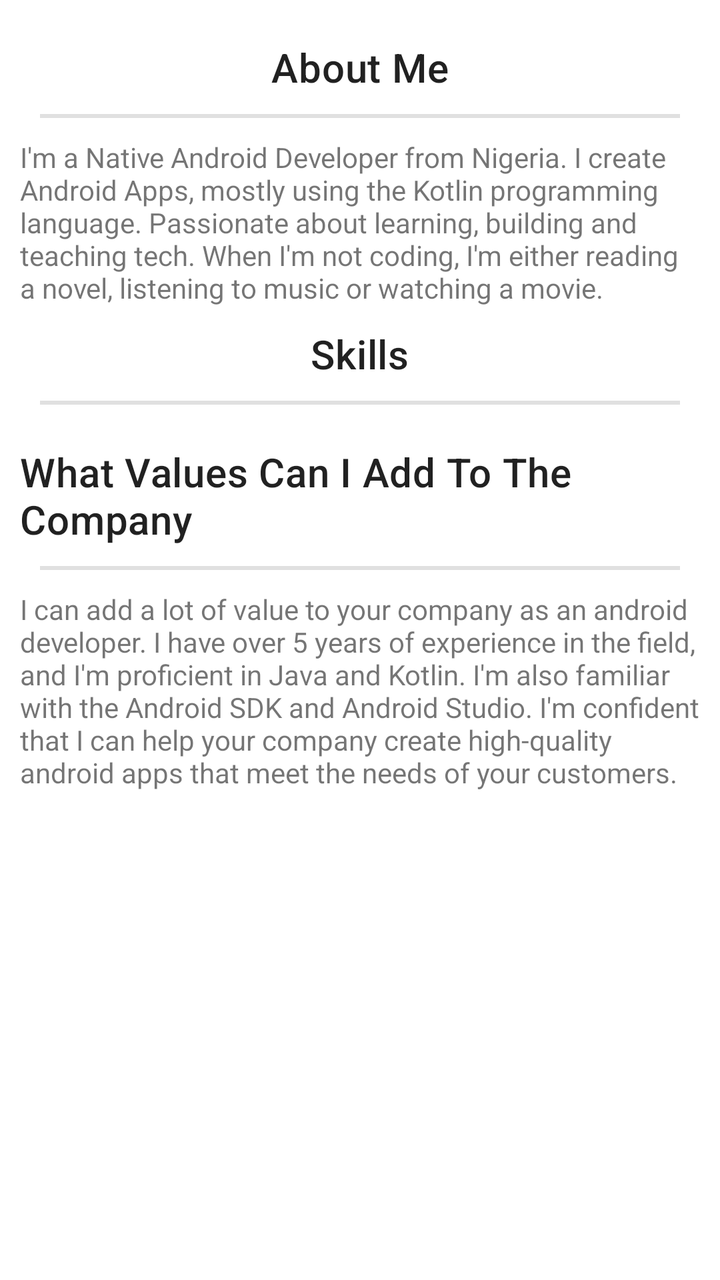
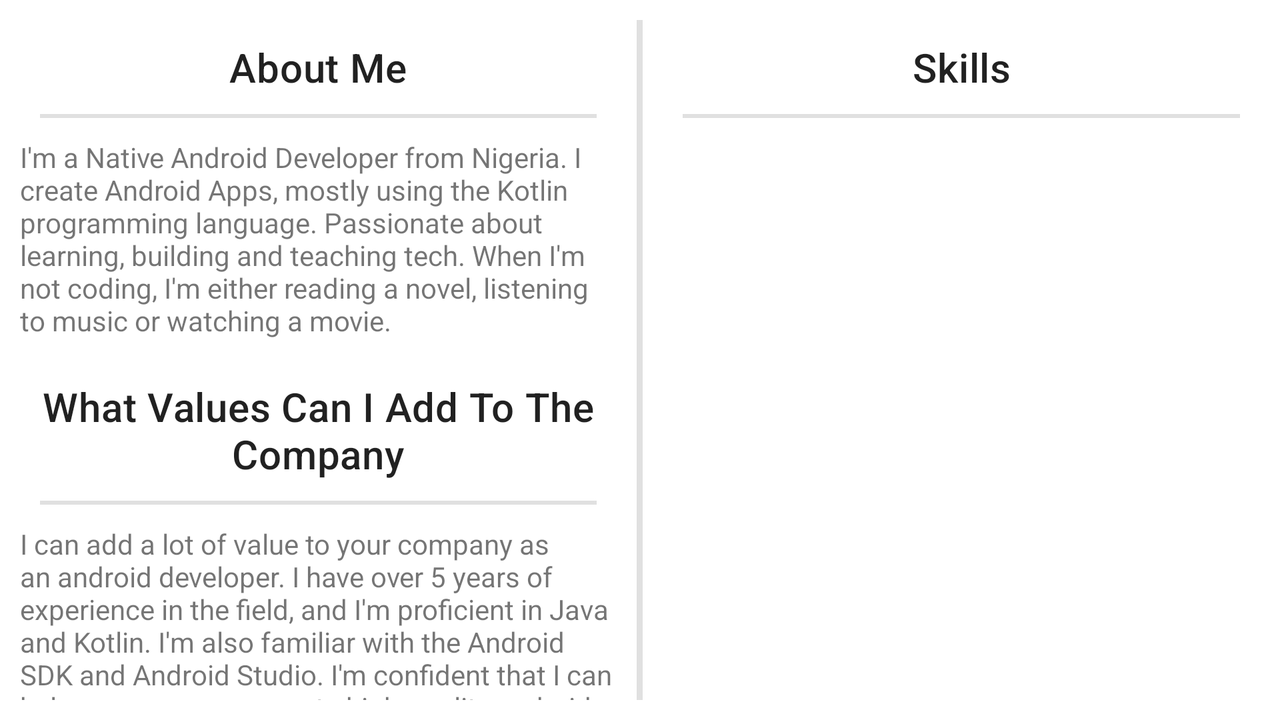

Compare how this app lays out the same screen by default and in its alternative resource folder. The renders come first, then the two layout files and the values they reference.
<!-- AndroidManifest.xml: application theme Theme.ResumeArthur -->
<!-- res/layout/fragment_skills.xml -->
<?xml version="1.0" encoding="utf-8"?>
<LinearLayout xmlns:android="http://schemas.android.com/apk/res/android"
    xmlns:tools="http://schemas.android.com/tools"
    android:layout_width="match_parent"
    android:padding="@dimen/dp_10"
    android:orientation="vertical"
    android:layout_height="match_parent"
    tools:context=".SkillsFragment">

    <androidx.appcompat.widget.AppCompatTextView
        android:id="@+id/about_me_heading"
        android:layout_width="wrap_content"
        android:layout_gravity="center_horizontal"
        android:layout_height="wrap_content"
        android:layout_marginTop="@dimen/dp_10"
        android:text="@string/about_me_header"
        android:textAppearance="?attr/textAppearanceHeadline6" />

    <View
        style="@style/Divider" />

    <androidx.appcompat.widget.AppCompatTextView
        android:id="@+id/about_me"
        android:layout_marginTop="@dimen/dp_10"
        android:layout_width="match_parent"
        android:layout_height="wrap_content"
        android:text="@string/about_me" />

    <androidx.appcompat.widget.AppCompatTextView
        android:id="@+id/skills_heading"
        android:layout_gravity="center_horizontal"
        android:layout_marginTop="@dimen/dp_10"
        android:layout_width="wrap_content"
        android:text="@string/skills"
        android:textAppearance="?attr/textAppearanceHeadline6"
        android:layout_height="wrap_content" />

    <View
        style="@style/Divider" />

    <androidx.recyclerview.widget.RecyclerView
        android:id="@+id/skills_recyclerview"
        android:layout_marginTop="@dimen/dp_10"
        android:layout_width="match_parent"
        android:layout_height="wrap_content"/>

    <androidx.appcompat.widget.AppCompatTextView
        android:id="@+id/company_added_value_heading"
        android:layout_width="wrap_content"
        android:layout_marginTop="@dimen/dp_10"
        android:layout_gravity="center_horizontal"
        android:textAppearance="?attr/textAppearanceHeadline6"
        android:text="@string/values_header"
        android:layout_height="wrap_content" />

    <View
        style="@style/Divider" />

    <androidx.appcompat.widget.AppCompatTextView
        android:id="@+id/company_added_value"
        android:layout_width="match_parent"
        android:layout_marginTop="@dimen/dp_10"
        android:text="@string/values_text"
        android:layout_height="wrap_content" />
</LinearLayout>
<!-- resources referenced by this layout -->
<resources>
  <dimen name="dp_10">10dp</dimen>
  <string name="about_me">I\'m a Native Android Developer from Nigeria. I create Android Apps, mostly using the Kotlin programming language. Passionate about learning, building and teaching tech. When I\'m not coding, I\'m either reading a novel, listening to music or watching a movie.</string>
  <string name="about_me_header">About Me</string>
  <string name="skills">Skills</string>
  <string name="values_header">What Values Can I Add To The Company</string>
  <string name="values_text">I can add a lot of value to your company as an android developer. I have over 5 years of experience in the field, and I\'m proficient in Java and Kotlin. I\'m also familiar with the Android SDK and Android Studio. I\'m confident that I can help your company create high-quality android apps that meet the needs of your customers.</string>
  <style name="Divider">
          <item name="android:layout_width">match_parent</item>
          <item name="android:layout_height">2dp</item>
          <item name="android:layout_marginTop">@dimen/dp_10</item>
          <item name="android:layout_marginLeft">@dimen/dp_10</item>
          <item name="android:layout_marginRight">@dimen/dp_10</item>
          <item name="android:background">?android:attr/listDivider</item>
      </style>
  <style name="Theme.ResumeArthur" parent="Theme.MaterialComponents.DayNight.NoActionBar">
          
          <item name="colorPrimary">@color/colorPrimary</item>
          <item name="colorPrimaryVariant">@color/colorPrimaryDark</item>
          <item name="colorOnPrimary">@color/white</item>
          
          <item name="colorSecondary">@color/teal_200</item>
          <item name="colorSecondaryVariant">@color/teal_700</item>
          <item name="colorOnSecondary">@color/black</item>
          
          <item name="android:statusBarColor">?attr/colorPrimaryVariant</item>
          
      </style>
  <color name="colorPrimary">#6FB6F4</color>
  <color name="colorPrimaryDark">#3E97F0</color>
  <color name="white">#FFFFFFFF</color>
  <color name="teal_200">#FF03DAC5</color>
  <color name="teal_700">#FF018786</color>
  <color name="black">#FF000000</color>
</resources>
<!-- res/layout-land/fragment_skills.xml (the repository's variant of the layout above) -->
<!-- drawn on the phone turned sideways -->
<?xml version="1.0" encoding="utf-8"?>
<LinearLayout xmlns:android="http://schemas.android.com/apk/res/android"
    xmlns:tools="http://schemas.android.com/tools"
    android:layout_width="match_parent"
    android:padding="@dimen/dp_10"
    android:orientation="horizontal"
    android:layout_height="match_parent"
    tools:context=".SkillsFragment">

    <LinearLayout
        android:orientation="vertical"
        android:layout_width="0dp"
        android:layout_weight="1"
        android:layout_height="match_parent">

        <androidx.appcompat.widget.AppCompatTextView
            android:id="@+id/about_me_heading"
            android:layout_width="match_parent"
            android:gravity="center_horizontal"
            android:layout_height="wrap_content"
            android:layout_marginTop="@dimen/dp_10"
            android:text="@string/about_me_header"
            android:textAppearance="?attr/textAppearanceHeadline6" />

        <View
            style="@style/Divider" />

        <androidx.appcompat.widget.AppCompatTextView
            android:id="@+id/about_me"
            android:layout_width="match_parent"
            android:layout_height="wrap_content"
            android:layout_marginBottom="@dimen/dp_10"
            android:layout_marginTop="@dimen/dp_10"
            android:text="@string/about_me" />

        <androidx.appcompat.widget.AppCompatTextView
            android:id="@+id/company_added_value_heading"
            android:layout_width="wrap_content"
            android:layout_marginTop="@dimen/dp_10"
            android:gravity="center_horizontal"
            android:layout_gravity="center_horizontal"
            android:textAppearance="?attr/textAppearanceHeadline6"
            android:text="@string/values_header"
            android:layout_height="wrap_content" />

        <View
            style="@style/Divider" />

        <androidx.appcompat.widget.AppCompatTextView
            android:id="@+id/company_added_value"
            android:layout_width="match_parent"
            android:layout_marginTop="@dimen/dp_10"
            android:text="@string/values_text"
            android:layout_height="wrap_content" />

    </LinearLayout>

    <View
        style="@style/HorizontalDivider" />

    <LinearLayout
        android:layout_weight="1"
        android:orientation="vertical"
        android:layout_width="0dp"
        android:layout_height="match_parent">

        <androidx.appcompat.widget.AppCompatTextView
            android:id="@+id/skills_heading"
            android:gravity="center_horizontal"
            android:layout_marginTop="@dimen/dp_10"
            android:layout_width="match_parent"
            android:text="@string/skills"
            android:textAppearance="?attr/textAppearanceHeadline6"
            android:layout_height="wrap_content" />

        <View
            style="@style/Divider" />

        <androidx.recyclerview.widget.RecyclerView
            android:id="@+id/skills_recyclerview"
            android:layout_marginTop="@dimen/dp_10"
            android:layout_width="match_parent"
            android:layout_height="match_parent"/>

    </LinearLayout>
</LinearLayout>
<!-- resources referenced by the variant -->
<!-- as the phone turned sideways resolves them -->
<resources>
  <dimen name="dp_10">10dp</dimen>
  <string name="about_me">I\'m a Native Android Developer from Nigeria. I create Android Apps, mostly using the Kotlin programming language. Passionate about learning, building and teaching tech. When I\'m not coding, I\'m either reading a novel, listening to music or watching a movie.</string>
  <string name="about_me_header">About Me</string>
  <string name="skills">Skills</string>
  <string name="values_header">What Values Can I Add To The Company</string>
  <string name="values_text">I can add a lot of value to your company as an android developer. I have over 5 years of experience in the field, and I\'m proficient in Java and Kotlin. I\'m also familiar with the Android SDK and Android Studio. I\'m confident that I can help your company create high-quality android apps that meet the needs of your customers.</string>
  <style name="Divider">
          <item name="android:layout_width">match_parent</item>
          <item name="android:layout_height">2dp</item>
          <item name="android:layout_marginTop">@dimen/dp_10</item>
          <item name="android:layout_marginLeft">@dimen/dp_10</item>
          <item name="android:layout_marginRight">@dimen/dp_10</item>
          <item name="android:background">?android:attr/listDivider</item>
      </style>
  <style name="HorizontalDivider">
          <item name="android:layout_width">3dp</item>
          <item name="android:layout_height">match_parent</item>
          <item name="android:layout_marginLeft">@dimen/dp_10</item>
          <item name="android:layout_marginRight">@dimen/dp_10</item>
          <item name="android:background">?android:attr/listDivider</item>
      </style>
  <style name="Theme.ResumeArthur" parent="Theme.MaterialComponents.DayNight.NoActionBar">
          
          <item name="colorPrimary">@color/colorPrimary</item>
          <item name="colorPrimaryVariant">@color/colorPrimaryDark</item>
          <item name="colorOnPrimary">@color/white</item>
          
          <item name="colorSecondary">@color/teal_200</item>
          <item name="colorSecondaryVariant">@color/teal_700</item>
          <item name="colorOnSecondary">@color/black</item>
          
          <item name="android:statusBarColor">?attr/colorPrimaryVariant</item>
          
      </style>
  <color name="colorPrimary">#6FB6F4</color>
  <color name="colorPrimaryDark">#3E97F0</color>
  <color name="white">#FFFFFFFF</color>
  <color name="teal_200">#FF03DAC5</color>
  <color name="teal_700">#FF018786</color>
  <color name="black">#FF000000</color>
</resources>
